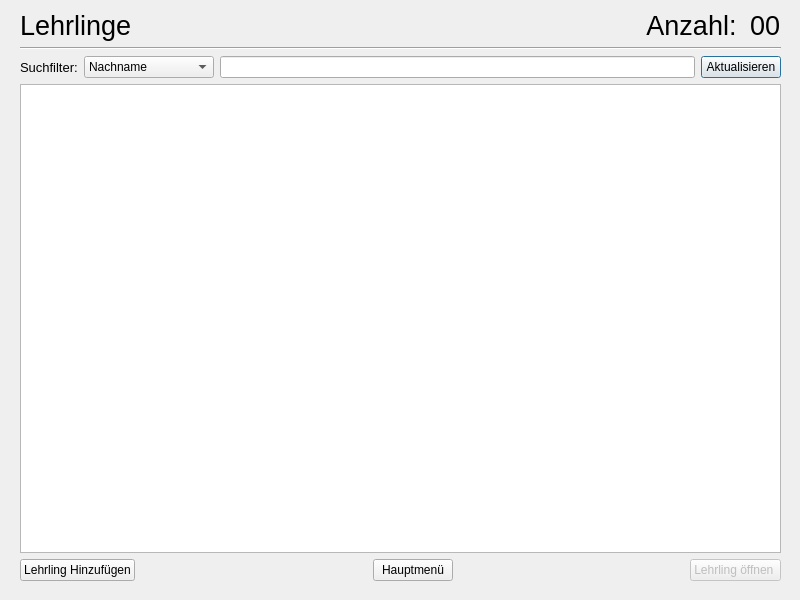
<?xml version="1.0" encoding="UTF-8"?>
<ui version="4.0">
 <class>ApprenticeList</class>
 <widget class="QDialog" name="ApprenticeList">
  <property name="geometry">
   <rect>
    <x>0</x>
    <y>0</y>
    <width>800</width>
    <height>600</height>
   </rect>
  </property>
  <property name="windowTitle">
   <string>Lehrlinge</string>
  </property>
  <property name="sizeGripEnabled">
   <bool>false</bool>
  </property>
  <widget class="QWidget" name="verticalLayoutWidget">
   <property name="geometry">
    <rect>
     <x>20</x>
     <y>10</y>
     <width>761</width>
     <height>571</height>
    </rect>
   </property>
   <layout class="QVBoxLayout" name="verticalLayout">
    <item>
     <layout class="QHBoxLayout" name="horizontalLayout_3">
      <item>
       <widget class="QLabel" name="label_2">
        <property name="font">
         <font>
          <pointsize>20</pointsize>
         </font>
        </property>
        <property name="text">
         <string>Lehrlinge</string>
        </property>
       </widget>
      </item>
      <item>
       <spacer name="horizontalSpacer_3">
        <property name="orientation">
         <enum>Qt::Horizontal</enum>
        </property>
        <property name="sizeHint" stdset="0">
         <size>
          <width>40</width>
          <height>20</height>
         </size>
        </property>
       </spacer>
      </item>
      <item>
       <widget class="QLabel" name="label_3">
        <property name="font">
         <font>
          <pointsize>20</pointsize>
         </font>
        </property>
        <property name="text">
         <string>Anzahl: </string>
        </property>
        <property name="alignment">
         <set>Qt::AlignRight|Qt::AlignTrailing|Qt::AlignVCenter</set>
        </property>
       </widget>
      </item>
      <item>
       <widget class="QLabel" name="label_anzahl_lehrlinge">
        <property name="font">
         <font>
          <pointsize>20</pointsize>
         </font>
        </property>
        <property name="text">
         <string>00</string>
        </property>
       </widget>
      </item>
     </layout>
    </item>
    <item>
     <widget class="Line" name="line">
      <property name="orientation">
       <enum>Qt::Horizontal</enum>
      </property>
     </widget>
    </item>
    <item>
     <layout class="QHBoxLayout" name="horizontalLayout">
      <item>
       <widget class="QLabel" name="label">
        <property name="font">
         <font>
          <pointsize>10</pointsize>
         </font>
        </property>
        <property name="text">
         <string>Suchfilter:</string>
        </property>
       </widget>
      </item>
      <item>
       <widget class="QComboBox" name="comboBox_suchfilter">
        <property name="enabled">
         <bool>true</bool>
        </property>
        <property name="minimumSize">
         <size>
          <width>130</width>
          <height>0</height>
         </size>
        </property>
        <item>
         <property name="text">
          <string>Nachname</string>
         </property>
        </item>
        <item>
         <property name="text">
          <string>Vorname</string>
         </property>
        </item>
        <item>
         <property name="text">
          <string>Lehrberuf</string>
         </property>
        </item>
        <item>
         <property name="text">
          <string>Lehrjahr</string>
         </property>
        </item>
       </widget>
      </item>
      <item>
       <widget class="QLineEdit" name="lineEdit_suchen"/>
      </item>
      <item>
       <widget class="QPushButton" name="pushButton_aktualisieren">
        <property name="layoutDirection">
         <enum>Qt::RightToLeft</enum>
        </property>
        <property name="text">
         <string>Aktualisieren</string>
        </property>
        <property name="icon">
         <iconset>
          <normaloff>../../../Pic/refresh-page-arrow-button_icon-icons.com_53909.png</normaloff>../../../Pic/refresh-page-arrow-button_icon-icons.com_53909.png</iconset>
        </property>
       </widget>
      </item>
     </layout>
    </item>
    <item>
     <widget class="QTableWidget" name="tableWidget_lehrlinge_liste"/>
    </item>
    <item>
     <layout class="QHBoxLayout" name="horizontalLayout_2">
      <item>
       <widget class="QPushButton" name="pushButton_lehrling_hinzufuegen">
        <property name="layoutDirection">
         <enum>Qt::RightToLeft</enum>
        </property>
        <property name="text">
         <string>Lehrling Hinzufügen</string>
        </property>
        <property name="icon">
         <iconset>
          <normaloff>../../../Pic/adduser_añadir_3553.png</normaloff>../../../Pic/adduser_añadir_3553.png</iconset>
        </property>
       </widget>
      </item>
      <item>
       <spacer name="horizontalSpacer">
        <property name="orientation">
         <enum>Qt::Horizontal</enum>
        </property>
        <property name="sizeHint" stdset="0">
         <size>
          <width>40</width>
          <height>20</height>
         </size>
        </property>
       </spacer>
      </item>
      <item>
       <widget class="QPushButton" name="pushButton_hauptmenue">
        <property name="text">
         <string>Hauptmenü</string>
        </property>
       </widget>
      </item>
      <item>
       <spacer name="horizontalSpacer_2">
        <property name="orientation">
         <enum>Qt::Horizontal</enum>
        </property>
        <property name="sizeHint" stdset="0">
         <size>
          <width>40</width>
          <height>20</height>
         </size>
        </property>
       </spacer>
      </item>
      <item>
       <widget class="QPushButton" name="pushButton_lehrling_oeffnen">
        <property name="enabled">
         <bool>false</bool>
        </property>
        <property name="text">
         <string>Lehrling öffnen </string>
        </property>
       </widget>
      </item>
     </layout>
    </item>
   </layout>
  </widget>
 </widget>
 <resources/>
 <connections/>
</ui>
